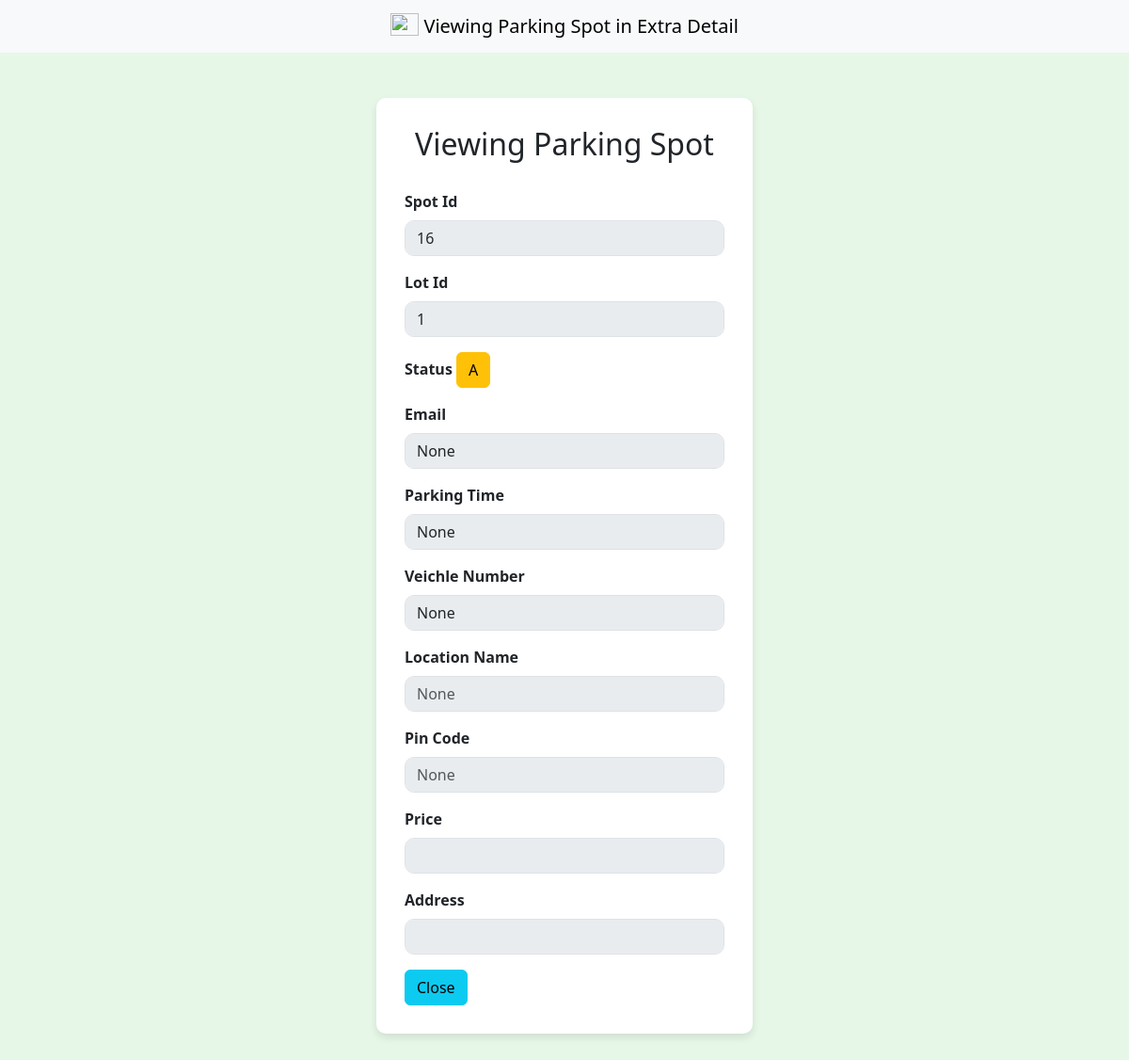
Page /admin/dashboard/view/extradetail/16 (signed in) on the earlier database version.
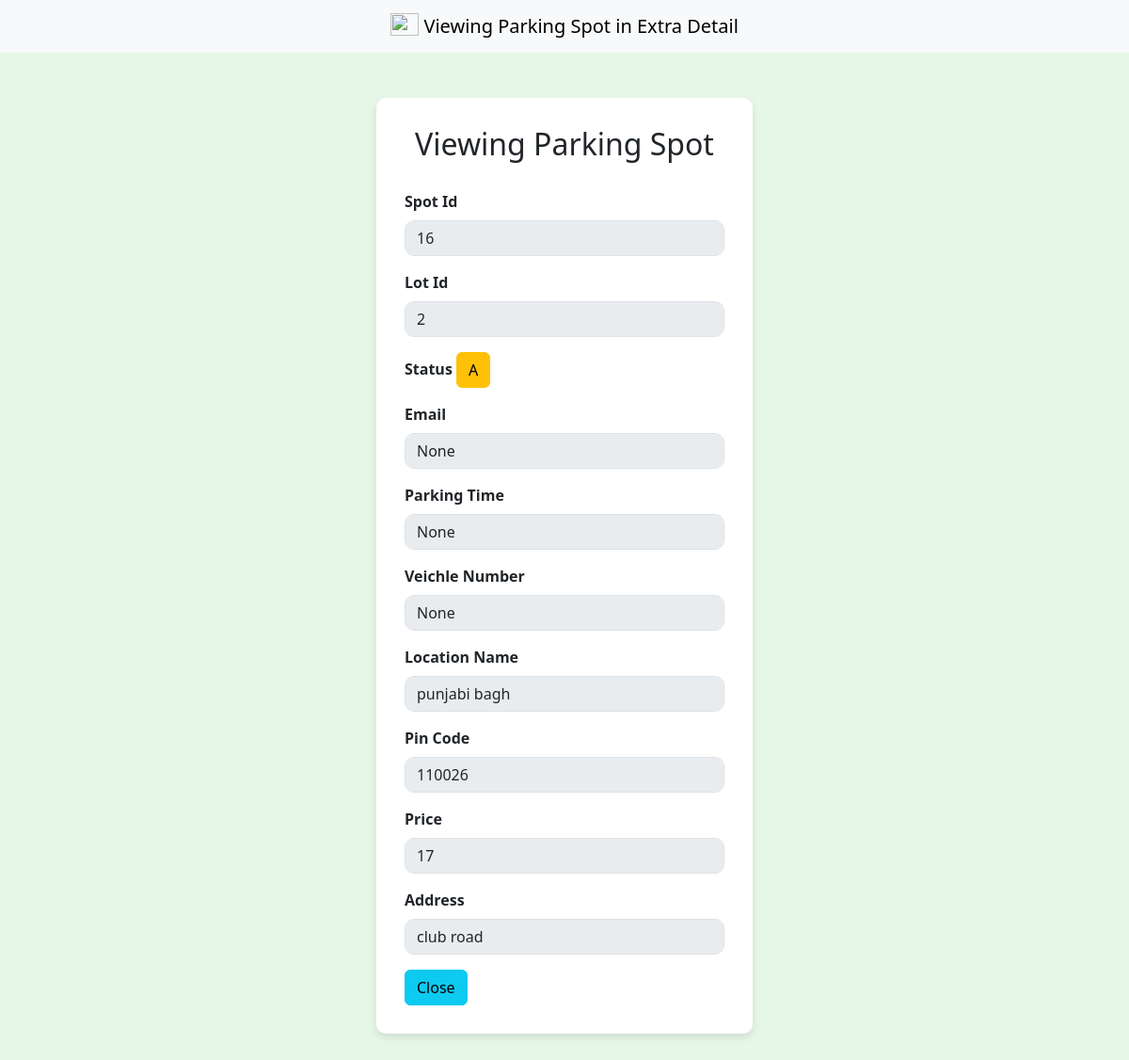
Same page on the later database version.
### models/models.py (models this page shows)
class ParkingSpot(db.Model):
    id=db.Column(db.Integer(),primary_key=True)
    lotid=db.Column(db.Integer(),nullable=False)
    status = db.Column(db.String(5),default="A")
    veichleNumber=db.Column(db.String(50),nullable=True)

class ParkingLot(db.Model):
    id=db.Column(db.Integer(),primary_key=True)
    location_name = db.Column(db.String(250),nullable=False)
    pincode=db.Column(db.Integer(),nullable=False)
    price=db.Column(db.Integer(),nullable=False)
    max_spots=db.Column(db.Integer(),nullable=False)
    address=db.Column(db.String(250),nullable=False)
    occupied=db.Column(db.Integer(),default=0)

### controllers/controllers.py (the view)
@controllers.route("/admin/dashboard/view/extradetail/<int:id>",methods=["GET","POST"])
def viewSpotInExtraDetail(id):
    status = session.get("status")
    if status is not None and int(status) > 0:
        spotDetails = ParkingSpot.query.filter_by(id=id).first()
        reservationdetails=ReserveParkingSpot.query.filter_by(lotid=spotDetails.lotid,spotid=spotDetails.id).first()
        if not reservationdetails:
            reservationdetails={
                "email":"None",
                "parking_time":"None"
            }
        parkingdetails= ParkingLot.query.filter_by(id=spotDetails.lotid).first()
        return render_template("viewSpotInExtraDetails.html",spotDetails=spotDetails,reservationdetails=reservationdetails,parkingdetails=parkingdetails)
    else:
        return redirect("/login")

### templates/viewSpotInExtraDetails.html (shortened to what this page needs)
<!DOCTYPE html>
<html lang="en">
<head>
    <link href="https://cdn.jsdelivr.net/npm/bootstrap@5.3.0-alpha1/dist/css/bootstrap.min.css" rel="stylesheet">
</head>
<body>
    <nav class="navbar bg-body-tertiary">
  <div class="container-fluid text-center">
    <a class="navbar-brand mx-auto " href="#">
      <img src="https://images.pexels.com/photos/164634/pexels-photo-164634.jpeg?_gl=1*1rfblvq*_ga*MTY5NDc0NzA3NC4xNzUzMjk4NzE5*_ga_8JE65Q40S6*czE3NTMyOTg3MTgkbzEkZzEkdDE3NTMyOTg3MjMkajU1JGwwJGgw" width="30" height="24" class="d-inline-block align-text-top" style="align-content: center;">
      Viewing Parking Spot in Extra Detail
    </a>
  </div>
    </nav>
        <div class="login-container mt-lg-5">
        <h2>Viewing Parking Spot</h2>
        <form>
            <span>
             <div class="mb-3">
                <label for="spotid" class="form-label"><b>Spot Id</b></label>
                <input type="text" class="form-control" id="spotid" name="spotid" value="{{spotDetails.id}}" required disabled>
            </div>
             <div class="mb-3">
                <label for="lotid" class="form-label"><b>Lot Id</b></label>
                <input type="text" class="form-control" id="lotid" name="lotid" value="{{spotDetails.lotid}}" required disabled>
            </div>
            </span>
            <div class="mb-3">
                <span>
                <label for="status" class="form-label"><b>Status</b></label>
                <a class="btn btn-warning" href="/admin/dashboard/view/extradetail/{{spotDetails.id}}">{{spotDetails.status}}</a>
                </span>
             </div>
              <div class="mb-3">
                <label for="email" class="form-label"><b>Email</b></label>
                <input type="email" class="form-control" id="email" name="email" value="{{reservationdetails.email}}" required disabled>
            </div>
             <div class="mb-3">
                <label for="parking_time" class="form-label"><b>Parking Time</b></label>
                <input type="text" class="form-control" id="parking_time" name="parking_time" value="{{reservationdetails.parking_time}}" required disabled>
            </div>
             <div class="mb-3">
                <label for="veichle" class="form-label"><b>Veichle Number</b></label>
                <input type="veichle" class="form-control" id="veichle" name="veichle" value="{{spotDetails.veichleNumber}}" placeholder="None" required disabled>
            </div>
            <div class="mb-3">
                <label for="location" class="form-label"><b>Location Name</b></label>
                <input type="location" class="form-control" id="location" name="location" value="{{parkingdetails.location_name}}" placeholder="None" required disabled>
            </div>
                         <div class="mb-3">
                <label for="pincode" class="form-label"><b>Pin Code </b></label>
                <input type="pincode" class="form-control" id="pincode" name="pincode" value="{{parkingdetails.pincode}}" placeholder="None" required disabled>
            </div>
                         <div class="mb-3">
                <label for="price" class="form-label"><b>Price</b></label>
                <input type="price" class="form-control" id="price" name="price" value="{{parkingdetails.price}}" required disabled>
            </div>
                         <div class="mb-3">
                <label for="address" class="form-label"><b>Address</b></label>
                <input type="address" class="form-control" id="address" name="address" value="{{parkingdetails.address}}" required disabled>
            </div>
            <a href="/admin/dashboard" class="btn btn-info">Close</a>
        </form>
    </div>
</body>
</html>

### templates/viewSpotInExtraDetails.html (style rules this page uses)
body { background-color: #e6f7e7; }
.login-container { max-width: 400px; margin: 100px auto; background-color: white; padding: 30px; border-radius: 10px; box-shadow: 0 4px 8px rgba(0, 0, 0, 0.1); }
.login-container h2 { text-align: center; margin-bottom: 30px; }
.form-control { border-radius: 10px; }

Differences in the rows shown:
changed ParkingSpot "None": lotid "1" → "2"
added ParkingLot: location "punjabi bagh", pincode "110026", price "17", address "club road"
